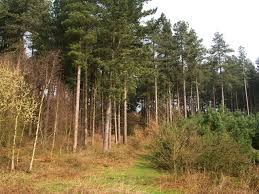
#> input picture images - 2020-02-02T153227.665.jpg, 259 x 194 px
$ jupyter execute test-contour.ipynb
#> lines starting #> are read from the running program, lines starting #| are printed output that depends on the picture; after the words box and inside, x2 and y2 are one past the last pixel; in counts of white or black regions, pixels touching at a corner belong together
#> further down, img is the input picture: shape (194, 259, 3); mean B, G, R 77.7, 111.3, 125.1
[cell 1]
import cv2

[cell 2]
def contour(path):
#> called with path = 'images - 2020-02-02T153227.665.jpg'
    img_color = cv2.imread(path)
    cv2.imshow('img', img_color)
    # img_color = cv2.normalize(img_color, None, 0, 255, cv2.NORM_MINMAX)
    # cv2.imshow('img', img_color)
    # img_color = cv2.GaussianBlur(img_color, (5, 5), 0)
    img_gray = cv2.cvtColor(img_color, cv2.COLOR_BGR2GRAY)
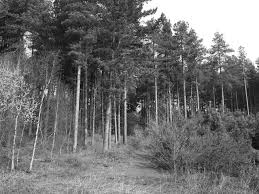
#> img_gray: shape (194, 259); min 0, max 255, mean 111.6
    # img_gray = cv2.GaussianBlur(img_gray, (5, 5), 0)
    cv2.imshow('img', img_gray)
    cv2.waitKey(0)
    ret, img_binary = cv2.threshold(img_gray, 50, 255, cv2.THRESH_BINARY_INV)
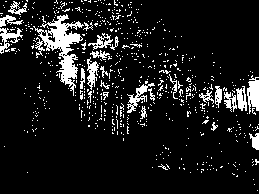
#> img_binary: shape (194, 259); 10.7% white; 643 white regions (615 under 20 px)
    cv2.imshow('binary', img_binary)
    cv2.waitKey(0)
    contours, hierarchy = cv2.findContours(
        img_binary, cv2.RETR_EXTERNAL, cv2.CHAIN_APPROX_SIMPLE)  # 컨투어 검출
#> contours = 643 contours, 625 with area under 20; largest, box (x1, y1, x2, y2) and area: (33, 14, 84, 96) 1178, (247, 75, 259, 114) 265, (127, 83, 155, 113) 182, (0, 28, 23, 54) 160, (87, 57, 99, 90) 157
    if len(contours) == 0:
        print(f'{path}: {len(contours)}')
        # summ += 1
    x, y, w, h = cv2.boundingRect(contours[0])
#> x = 257; y = 190; w = 1; h = 1
    cv2.rectangle(img_color, (x-10, y-10), (x+w+10, y+h+10), (0, 0, 0), 3)
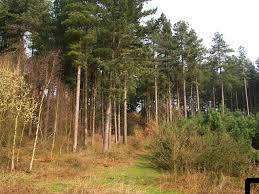
#> img_color: shape (194, 259, 3); 0.24% of pixels changed, all inside (x1, y1, x2, y2) = (245, 178, 259, 194)
    cv2.drawContours(img_color, contours, -1, (0, 255, 0), 3)  # 인덱스0, 파란색
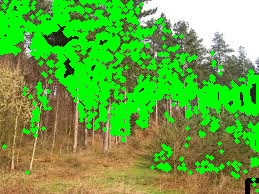
#> img_color: shape (194, 259, 3); mean B, G, R 63.5, 169.1, 101.3
    cv2.imshow("result", img_color)
    cv2.waitKey(0)

[cell 3]
# for i in range(30000):
#     contour(f'dataset/Item-Image/img{i}.jpg')
# print(summ)
img = cv2.imread('images - 2020-02-02T153227.665.jpg')
cv2.imshow('img', img)
cv2.waitKey(0)
contour('images - 2020-02-02T153227.665.jpg')
